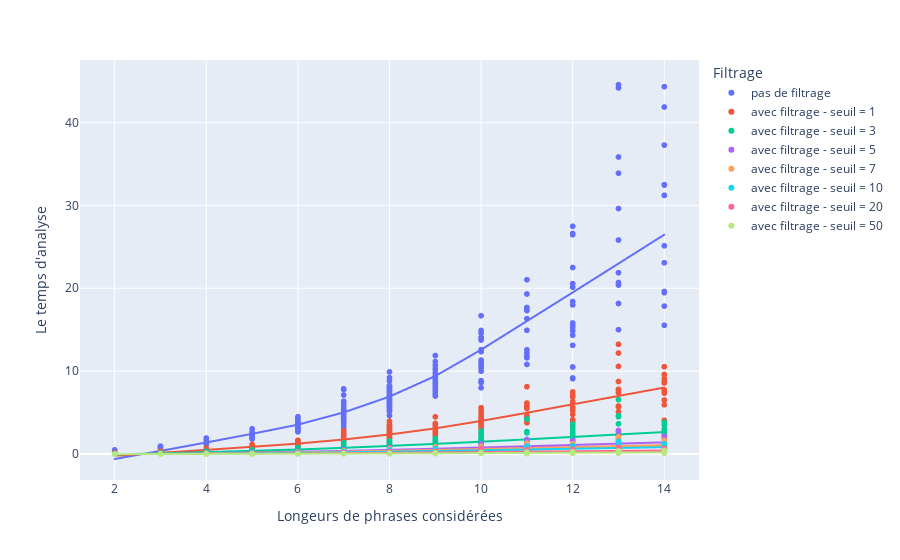

The notebook cell this image was saved under:
### Code cell
longs= sum([list(x) for x in d_all_lengths_filtered], [])
temps = sum([list(x) for x in  d_all_times_filtered], [])
label = [[f"avec filtrage - seuil = {seuil_filtrage[i]}" if i else "pas de filtrage"]*len(d_all_lengths_filtered[i]) for i in range(len(seuil_filtrage)) ]
data = {   'Longeurs de phrases considérées' : longs ,
           "Le temps d'analyse" : temps,
           "Filtrage" : sum(label,[]),
        }
df = pd.DataFrame(data)

fig = px.scatter(df, x='Longeurs de phrases considérées', y="Le temps d'analyse", color="Filtrage", trendline="lowess")
fig.show()

### Figure 1 — Plotly figure (JSON) as saved in the notebook; plotly's stock layout.template omitted (floating-point values rounded to 4 significant figures; data arrays with more than 128 entries replaced by an {"elided": "..."} marker saying what was removed)
{"data": [{"hovertemplate": "Filtrage=pas de filtrage<br>Longeurs de phrases considérées=%{x}<br>Le temps d'analyse=%{y}<extra></extra>", "legendgroup": "pas de filtrage", "marker": {"color": "#636efa", "symbol": "circle"}, "mode": "markers", "name": "pas de filtrage", "showlegend": true, "type": "scattergl", "x": {"elided": "282 int values"}, "xaxis": "x", "y": {"elided": "282 float values"}, "yaxis": "y"}, {"hovertemplate": "<b>LOWESS trendline</b><br><br>Filtrage=pas de filtrage<br>Longeurs de phrases considérées=%{x}<br>Le temps d'analyse=%{y} <b>(trend)</b><extra></extra>", "legendgroup": "pas de filtrage", "marker": {"color": "#636efa", "symbol": "circle"}, "mode": "lines", "name": "pas de filtrage", "showlegend": false, "type": "scattergl", "x": {"elided": "282 int values"}, "xaxis": "x", "y": {"elided": "282 float values"}, "yaxis": "y"}, {"hovertemplate": "Filtrage=avec filtrage - seuil = 1<br>Longeurs de phrases considérées=%{x}<br>Le temps d'analyse=%{y}<extra></extra>", "legendgroup": "avec filtrage - seuil = 1", "marker": {"color": "#EF553B", "symbol": "circle"}, "mode": "markers", "name": "avec filtrage - seuil = 1", "showlegend": true, "type": "scattergl", "x": {"elided": "282 int values"}, "xaxis": "x", "y": {"elided": "282 float values"}, "yaxis": "y"}, {"hovertemplate": "<b>LOWESS trendline</b><br><br>Filtrage=avec filtrage - seuil = 1<br>Longeurs de phrases considérées=%{x}<br>Le temps d'analyse=%{y} <b>(trend)</b><extra></extra>", "legendgroup": "avec filtrage - seuil = 1", "marker": {"color": "#EF553B", "symbol": "circle"}, "mode": "lines", "name": "avec filtrage - seuil = 1", "showlegend": false, "type": "scattergl", "x": {"elided": "282 int values"}, "xaxis": "x", "y": {"elided": "282 float values"}, "yaxis": "y"}, {"hovertemplate": "Filtrage=avec filtrage - seuil = 3<br>Longeurs de phrases considérées=%{x}<br>Le temps d'analyse=%{y}<extra></extra>", "legendgroup": "avec filtrage - seuil = 3", "marker": {"color": "#00cc96", "symbol": "circle"}, "mode": "markers", "name": "avec filtrage - seuil = 3", "showlegend": true, "type": "scattergl", "x": {"elided": "282 int values"}, "xaxis": "x", "y": {"elided": "282 float values"}, "yaxis": "y"}, {"hovertemplate": "<b>LOWESS trendline</b><br><br>Filtrage=avec filtrage - seuil = 3<br>Longeurs de phrases considérées=%{x}<br>Le temps d'analyse=%{y} <b>(trend)</b><extra></extra>", "legendgroup": "avec filtrage - seuil = 3", "marker": {"color": "#00cc96", "symbol": "circle"}, "mode": "lines", "name": "avec filtrage - seuil = 3", "showlegend": false, "type": "scattergl", "x": {"elided": "282 int values"}, "xaxis": "x", "y": {"elided": "282 float values"}, "yaxis": "y"}, {"hovertemplate": "Filtrage=avec filtrage - seuil = 5<br>Longeurs de phrases considérées=%{x}<br>Le temps d'analyse=%{y}<extra></extra>", "legendgroup": "avec filtrage - seuil = 5", "marker": {"color": "#ab63fa", "symbol": "circle"}, "mode": "markers", "name": "avec filtrage - seuil = 5", "showlegend": true, "type": "scattergl", "x": {"elided": "282 int values"}, "xaxis": "x", "y": {"elided": "282 float values"}, "yaxis": "y"}, {"hovertemplate": "<b>LOWESS trendline</b><br><br>Filtrage=avec filtrage - seuil = 5<br>Longeurs de phrases considérées=%{x}<br>Le temps d'analyse=%{y} <b>(trend)</b><extra></extra>", "legendgroup": "avec filtrage - seuil = 5", "marker": {"color": "#ab63fa", "symbol": "circle"}, "mode": "lines", "name": "avec filtrage - seuil = 5", "showlegend": false, "type": "scattergl", "x": {"elided": "282 int values"}, "xaxis": "x", "y": {"elided": "282 float values"}, "yaxis": "y"}, {"hovertemplate": "Filtrage=avec filtrage - seuil = 7<br>Longeurs de phrases considérées=%{x}<br>Le temps d'analyse=%{y}<extra></extra>", "legendgroup": "avec filtrage - seuil = 7", "marker": {"color": "#FFA15A", "symbol": "circle"}, "mode": "markers", "name": "avec filtrage - seuil = 7", "showlegend": true, "type": "scattergl", "x": {"elided": "282 int values"}, "xaxis": "x", "y": {"elided": "282 float values"}, "yaxis": "y"}, {"hovertemplate": "<b>LOWESS trendline</b><br><br>Filtrage=avec filtrage - seuil = 7<br>Longeurs de phrases considérées=%{x}<br>Le temps d'analyse=%{y} <b>(trend)</b><extra></extra>", "legendgroup": "avec filtrage - seuil = 7", "marker": {"color": "#FFA15A", "symbol": "circle"}, "mode": "lines", "name": "avec filtrage - seuil = 7", "showlegend": false, "type": "scattergl", "x": {"elided": "282 int values"}, "xaxis": "x", "y": {"elided": "282 float values"}, "yaxis": "y"}, {"hovertemplate": "Filtrage=avec filtrage - seuil = 10<br>Longeurs de phrases considérées=%{x}<br>Le temps d'analyse=%{y}<extra></extra>", "legendgroup": "avec filtrage - seuil = 10", "marker": {"color": "#19d3f3", "symbol": "circle"}, "mode": "markers", "name": "avec filtrage - seuil = 10", "showlegend": true, "type": "scattergl", "x": {"elided": "282 int values"}, "xaxis": "x", "y": {"elided": "282 float values"}, "yaxis": "y"}, {"hovertemplate": "<b>LOWESS trendline</b><br><br>Filtrage=avec filtrage - seuil = 10<br>Longeurs de phrases considérées=%{x}<br>Le temps d'analyse=%{y} <b>(trend)</b><extra></extra>", "legendgroup": "avec filtrage - seuil = 10", "marker": {"color": "#19d3f3", "symbol": "circle"}, "mode": "lines", "name": "avec filtrage - seuil = 10", "showlegend": false, "type": "scattergl", "x": {"elided": "282 int values"}, "xaxis": "x", "y": {"elided": "282 float values"}, "yaxis": "y"}, {"hovertemplate": "Filtrage=avec filtrage - seuil = 20<br>Longeurs de phrases considérées=%{x}<br>Le temps d'analyse=%{y}<extra></extra>", "legendgroup": "avec filtrage - seuil = 20", "marker": {"color": "#FF6692", "symbol": "circle"}, "mode": "markers", "name": "avec filtrage - seuil = 20", "showlegend": true, "type": "scattergl", "x": {"elided": "282 int values"}, "xaxis": "x", "y": {"elided": "282 float values"}, "yaxis": "y"}, {"hovertemplate": "<b>LOWESS trendline</b><br><br>Filtrage=avec filtrage - seuil = 20<br>Longeurs de phrases considérées=%{x}<br>Le temps d'analyse=%{y} <b>(trend)</b><extra></extra>", "legendgroup": "avec filtrage - seuil = 20", "marker": {"color": "#FF6692", "symbol": "circle"}, "mode": "lines", "name": "avec filtrage - seuil = 20", "showlegend": false, "type": "scattergl", "x": {"elided": "282 int values"}, "xaxis": "x", "y": {"elided": "282 float values"}, "yaxis": "y"}, {"hovertemplate": "Filtrage=avec filtrage - seuil = 50<br>Longeurs de phrases considérées=%{x}<br>Le temps d'analyse=%{y}<extra></extra>", "legendgroup": "avec filtrage - seuil = 50", "marker": {"color": "#B6E880", "symbol": "circle"}, "mode": "markers", "name": "avec filtrage - seuil = 50", "showlegend": true, "type": "scattergl", "x": {"elided": "282 int values"}, "xaxis": "x", "y": {"elided": "282 float values"}, "yaxis": "y"}, {"hovertemplate": "<b>LOWESS trendline</b><br><br>Filtrage=avec filtrage - seuil = 50<br>Longeurs de phrases considérées=%{x}<br>Le temps d'analyse=%{y} <b>(trend)</b><extra></extra>", "legendgroup": "avec filtrage - seuil = 50", "marker": {"color": "#B6E880", "symbol": "circle"}, "mode": "lines", "name": "avec filtrage - seuil = 50", "showlegend": false, "type": "scattergl", "x": {"elided": "282 int values"}, "xaxis": "x", "y": {"elided": "282 float values"}, "yaxis": "y"}], "layout": {"legend": {"title": {"text": "Filtrage"}, "tracegroupgap": 0}, "margin": {"t": 60}, "xaxis": {"anchor": "y", "domain": [0, 1], "title": {"text": "Longeurs de phrases considérées"}}, "yaxis": {"anchor": "x", "domain": [0, 1], "title": {"text": "Le temps d'analyse"}}}}
